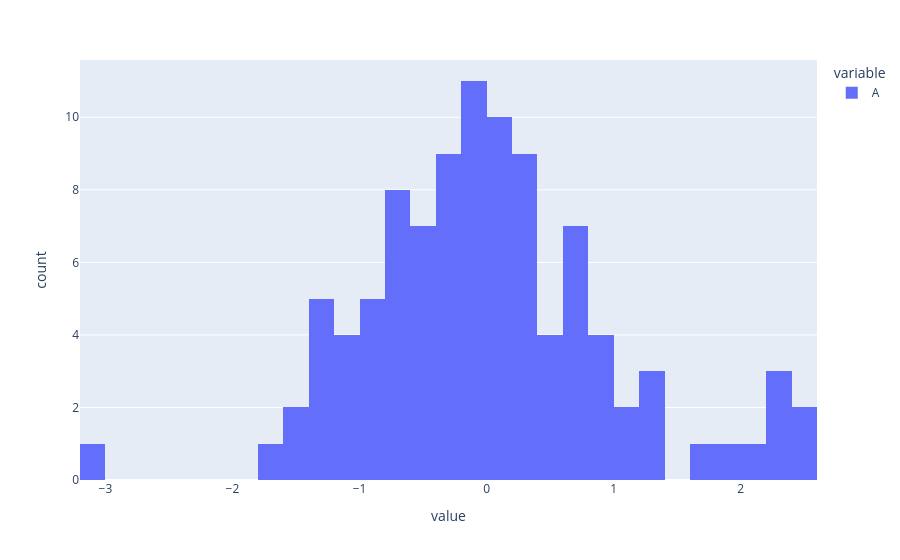

The notebook cell saved with this chart:
### Code cell
fig = px.histogram(df['A'], nbins = 50)
fig.show()

### Figure 1 — Plotly figure (JSON) as saved in the notebook; plotly's stock layout.template omitted (floating-point values rounded to 4 significant figures)
{"data": [{"alignmentgroup": "True", "bingroup": "x", "hovertemplate": "variable=A<br>value=%{x}<br>count=%{y}<extra></extra>", "legendgroup": "A", "marker": {"color": "#636efa", "pattern": {"shape": ""}}, "name": "A", "nbinsx": 50, "offsetgroup": "A", "orientation": "v", "showlegend": true, "type": "histogram", "x": [-1.387, 0.8961, 1.354, -1.294, -1.444, -0.8004, -0.5129, -0.3477, 0.6428, -0.04519, 0.3573, -0.3339, -0.2542, -0.7531, 0.1466, -0.17, -0.5724, 0.04386, 1.161, 0.3165, 0.3986, -0.0254, 2.135, 0.4807, 0.6405, 0.7346, 0.6545, 0.003452, -0.3272, -0.2119, 1.207, -1.157, 1.979, -0.7952, -1.504, -0.1889, 0.641, -0.2319, -0.6601, -0.498, 0.2939, -0.1572, -0.002445, -0.512, 2.429, -1.002, 0.1199, 2.382, -0.3046, -0.3859, 0.1879, 0.8821, 0.1496, 1.265, 0.2405, -1.637, 0.08172, -1.115, 0.4445, -0.04599, -0.7787, -0.146, 0.3796, 0.6085, -0.8075, 2.292, -1.315, -0.9927, 1.151, 0.5666, -0.5854, 0.9945, 2.401, 0.04458, -1.073, -0.9518, -0.1036, 1.702, -0.6131, 0.2158, -0.2668, -0.6149, -0.6437, 0.03103, 2.307, 0.1043, -3.094, -0.8611, -0.4424, -0.5461, -0.01634, 0.9306, 0.4104, -1.263, -1.354, 0.2616, -0.7241, 0.2041, 0.7129, -0.07425], "xaxis": "x", "yaxis": "y"}], "layout": {"barmode": "relative", "legend": {"title": {"text": "variable"}, "tracegroupgap": 0}, "margin": {"t": 60}, "xaxis": {"anchor": "y", "domain": [0, 1], "title": {"text": "value"}}, "yaxis": {"anchor": "x", "domain": [0, 1], "title": {"text": "count"}}}}
